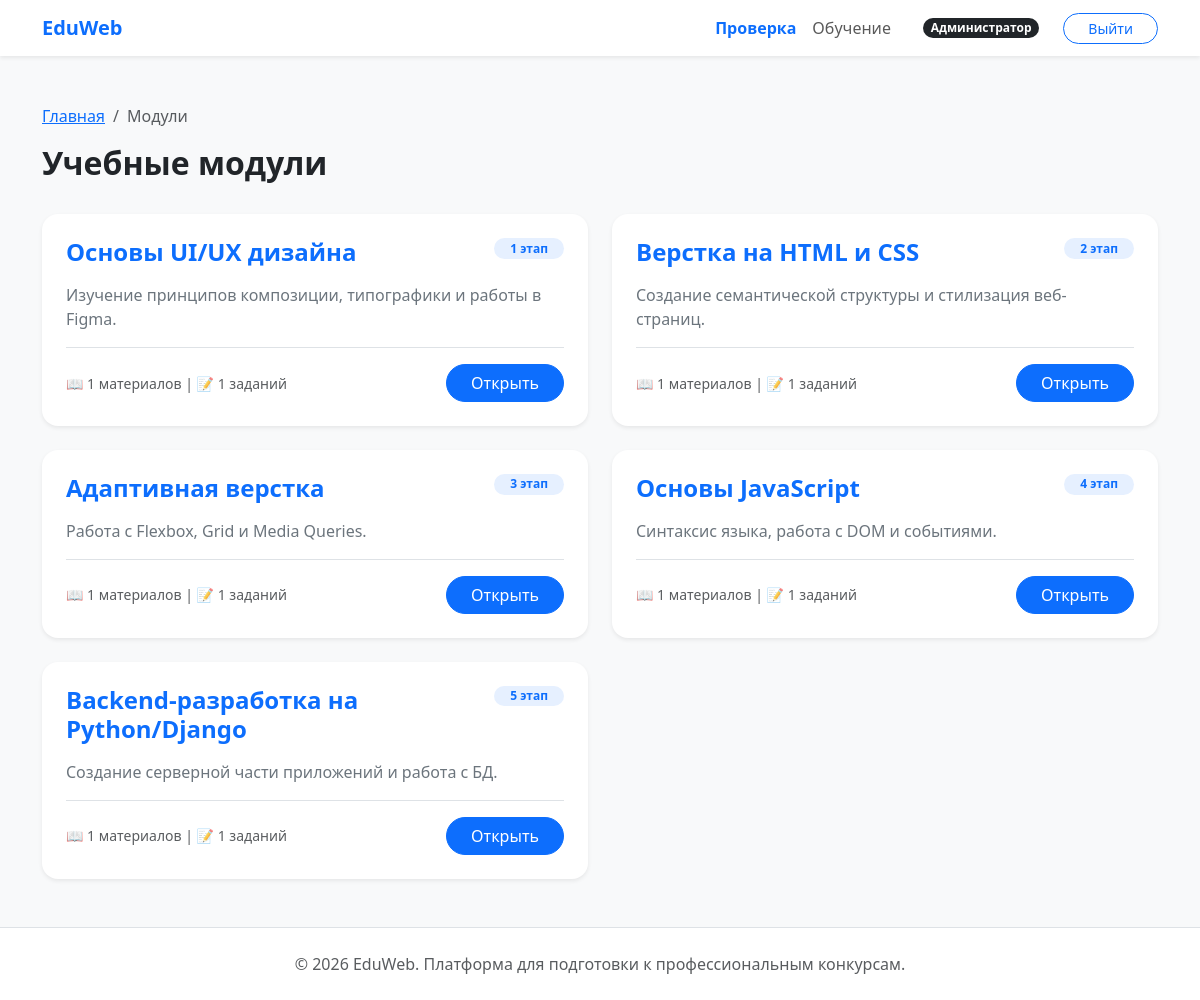
The app's page /curriculum/modules/ (signed in), older data.
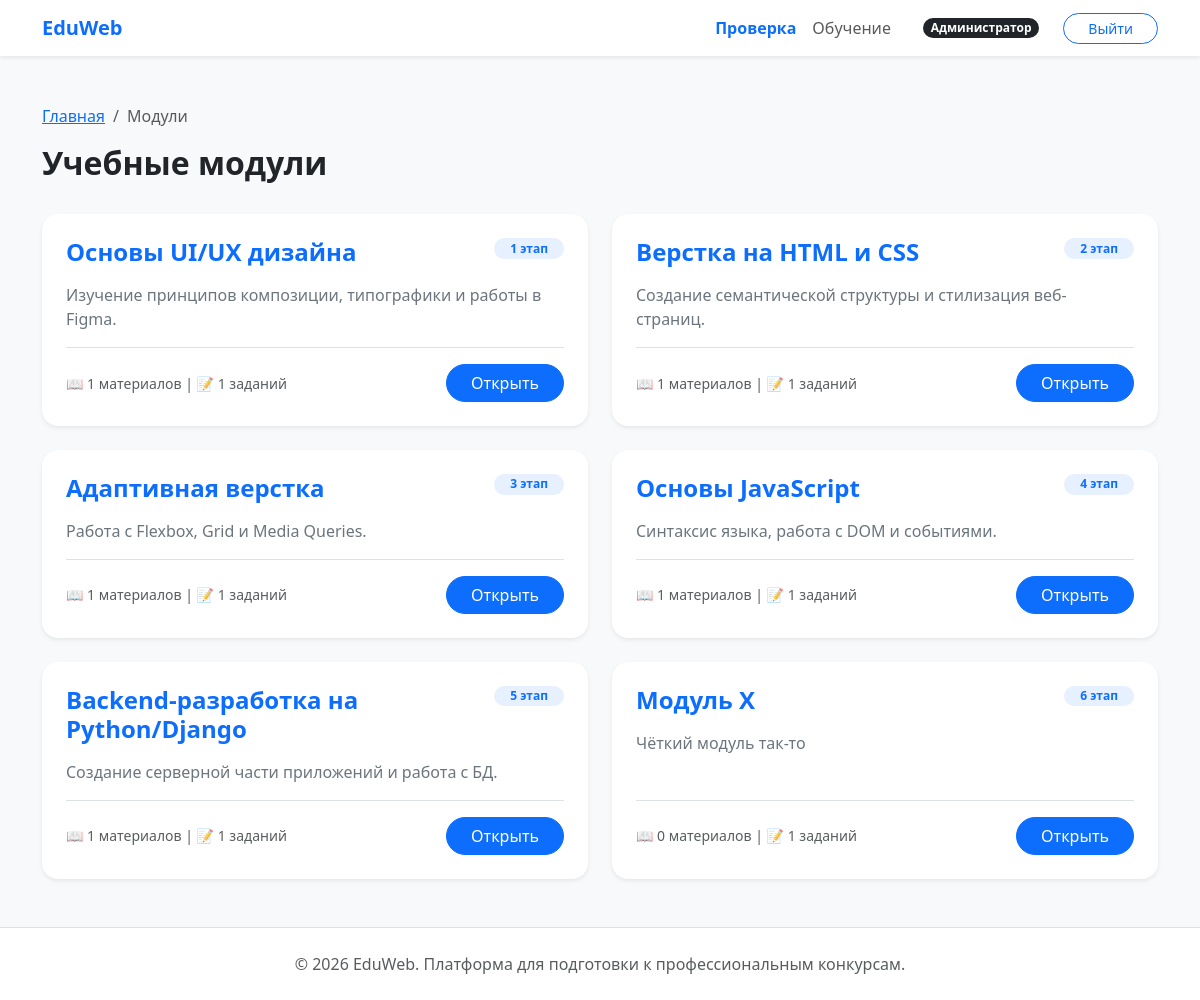
The same page, newer data.
### curriculum/models.py (models this page shows, shortened)
class Module(BaseModel):
    title = models.CharField(max_length=255, verbose_name="Название модуля")
    description = models.TextField(verbose_name="Описание модуля")
    order = models.PositiveIntegerField(default=0, verbose_name="Порядок отображения")
    class Meta:
        verbose_name = "Учебный модуль"
        verbose_name_plural = "Учебные модули"
        ordering = ["order"]

### curriculum/views.py (the view)
# urls.py: path("modules/", ModuleListView.as_view(), name="module_list"),
class ModuleListView(LoginRequiredMixin, ListView):
    model = Module
    template_name = "curriculum/module_list.html"
    context_object_name = "modules"
    def get_queryset(self):
        return Module.objects.annotate(
            materials_count=Count("materials"), tasks_count=Count("tasks")
        ).order_by("order")

### templates/curriculum/module_list.html (shortened to what this page needs)
{% extends 'base.html' %}
{% block content %}
<div class="row mb-4">
    <div class="col-12">
        <nav aria-label="breadcrumb">
            <ol class="breadcrumb">
                <li class="breadcrumb-item"><a href="{% url 'core:index' %}">Главная</a></li>
                <li class="breadcrumb-item active">Модули</li>
            </ol>
        </nav>
        <h2 class="fw-bold">Учебные модули</h2>
    </div>
</div>
<div class="row g-4">
    {% for module in modules %}
    <div class="col-md-6">
        <div class="card border-0 shadow-sm rounded-4 p-4 h-100">
            <div class="d-flex justify-content-between align-items-start mb-3">
                <h4 class="fw-bold text-accent mb-0">{{ module.title }}</h4>
                <span class="badge bg-primary bg-opacity-10 text-accent rounded-pill px-3">
                    {{ module.order }} этап
                </span>
            </div>
            <p class="text-secondary">{{ module.description|truncatewords:20 }}</p>
            <div class="mt-auto pt-3 border-top d-flex justify-content-between align-items-center">
                <small class="text-muted">
                    📖 {{ module.materials_count }} материалов | 📝 {{ module.tasks_count }} заданий
                </small>
                <a href="{% url 'curriculum:module_detail' module.id %}" class="btn btn-primary btn-rounded px-4">Открыть</a>
            </div>
        </div>
    </div>
    {% empty %}
    <div class="col-12 text-center py-5">
        <p class="text-secondary">Учебные модули пока не добавлены.</p>
    </div>
    {% endfor %}
</div>
{% endblock %}

Row changes from the older to the newer data that the page shows:
added Module: title "Модуль X", order "6", description "Чёткий модуль так-то", materials_count "0", tasks_count "1"
